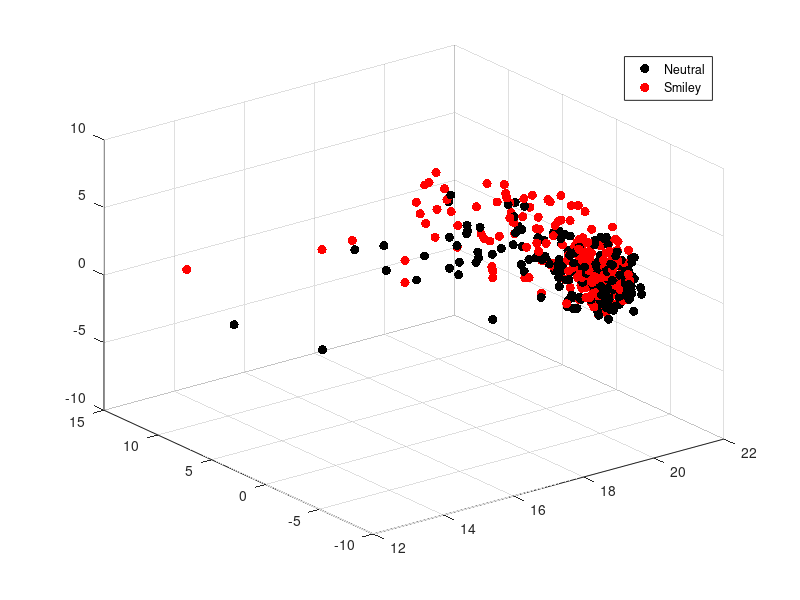
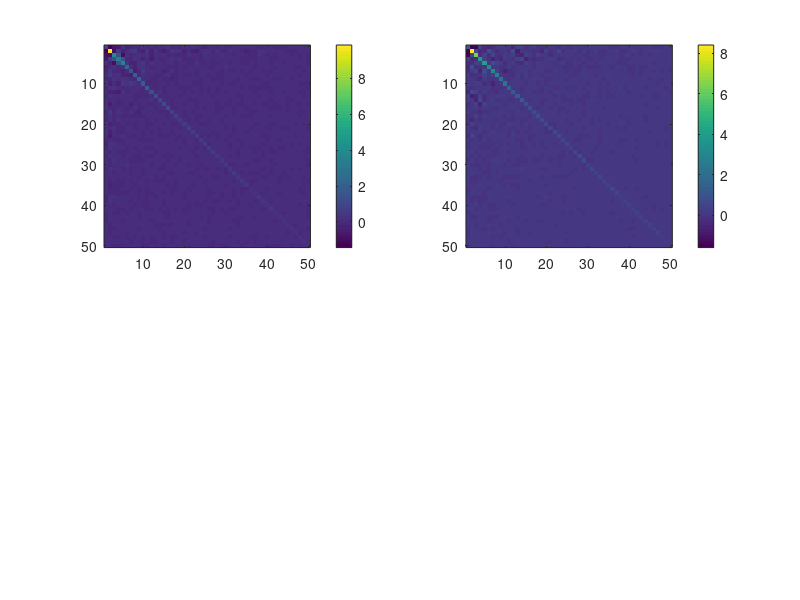
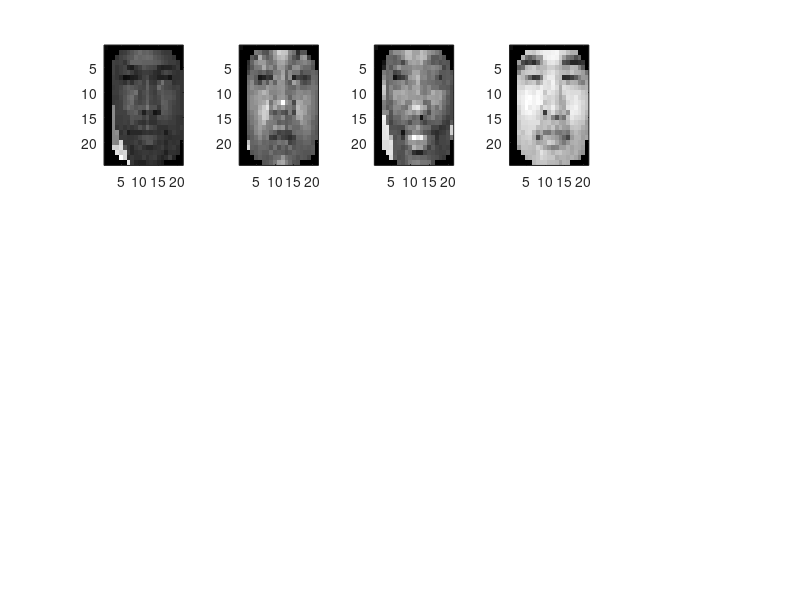
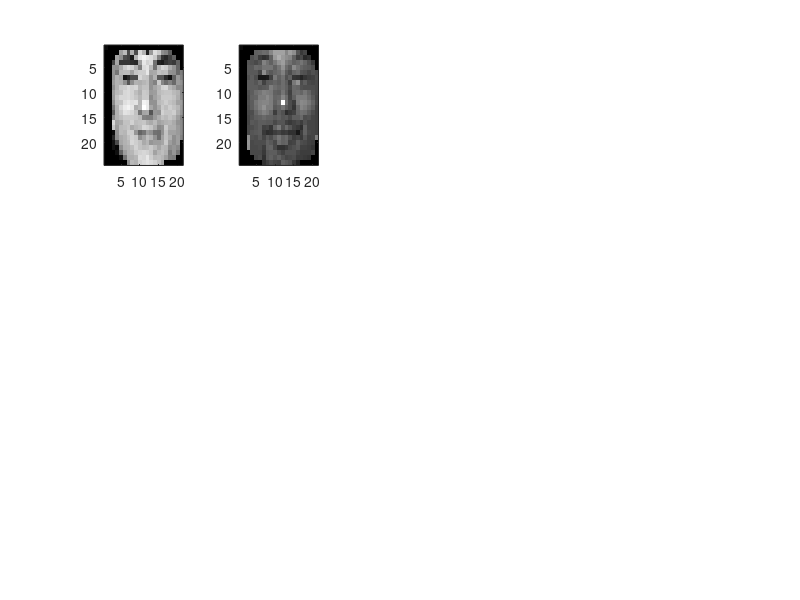

The MATLAB source for these figures, in order:
%% *Neutral faces _vs_ Smiling faces*
% *------------------------------------------------------------------------------------------------------------------------------------*
% Face Data
% *------------------------------------------------------------------------------------------------------------------------------------*

data = load('data.mat'); 
% extracting 'face' array from data. 200 subjects; 3 images per subject.
face = data.face; % 24x21x600
% splitting face array into three parts.
face_neutral = face(:,:,1:3:end); %starting from 1st image, picking every 3rd image % 24x21x200
face_exp = face(:,:,2:3:end); %starting from 2nd image, picking every 3rd image % 24x21x200
face_illum = face(:,:,3:3:end); %starting from 2nd image, picking every 3rd image % 24x21x200
% *------------------------------------------------------------------------------------------------------------------------------------*
% Pre-Processing
% *------------------------------------------------------------------------------------------------------------------------------------*
% 1. Reshaping both neutral and smiley/exp matrices from 24x21x200 to 200x504; 
% 
% then we combine them to create array C [400x504] for further processing.

% Two classes: Neutral o_o and Smiley :)
% First, we convert both 24x21x200 class matrices 
%       into 200x504 matrices (each image as a row vector)
[dr, dc, n] = size(face_neutral); % NOTE: same size as face_exp
C1 = zeros(n,dr*dc); % Class 1: Neutral
C2 = zeros(n,dr*dc); % Class 2: Smiley
for i = 1:n
    rvn = face_neutral(:,:,i);
    C1(i,:) = rvn(:)';         % rvn(:)' is the row vector form of each neutral image
    rvs = face_exp(:,:,i);
    C2(i,:) = rvs(:)';         % rvs(:)' is the row vector form of each smiley image
end
C = [C1;C2]; % 400x504 (first 200 rows are neutral and the next 200 rows are smiley) 
%% 
% 2. Performing *Principal Component Analysis* to reduce the number of dimensions 
% from 504 to nPCA dimensions
% 
% creating a projected array Y [400xnPCA] from C [400x504] 

% PCA
[U,Sig,V] = svd(C','econ');  % economy-size decomposition of C
nPCA = 50 % number of principal components
% project to nPCA-dimension space
Y = C*U(:,1:nPCA); % 400xnPCA (projected data)
%-----------------------------------------------------------------
% visualize Y in three dimensions (first three columns)
figure; hold on; grid;
% neutral faces
plot3(Y(1:n,1),Y(1:n,2),Y(1:n,3),'.','MarkerSize',20,'color','k'...
    ,'DisplayName','Neutral');
% smiling faces
plot3(Y(n+1:end,1),Y(n+1:end,2),Y(n+1:end,3),'.','MarkerSize',20,'color','r'...
    ,'DisplayName','Smiley');
view(3);
hold off;
legend('Location','northeast');
% *------------------------------------------------------------------------------------------------------------------------------------*
% Test/Train Split
% *------------------------------------------------------------------------------------------------------------------------------------*
% Total images: 400 || Class1: 200 & Class2: 200
% 
% Training-set to have first '*k*' rows from each class. Rest go into the testing-set.  
% 
% training-set size [2k by nPCA] ; testing-set size [2(n-k) by nPCA]  || where 
% 'n' is 200 (class size)

k = 175;    % split size; 'k' has to be between 0 and 200
fprintf('Split %d/%d for each class\n',k,n-k);
% training set (first k rows -> neutral | next k rows -> smiley)
Y_train = [Y(1:k,:);Y(n+1:n+k,:)];  % 2*k by nPCA
% testing set (first n-k rows -> neutral | next n-k rows -> smiley)
Y_test = [Y(k+1:n,:);Y(n+k+1:2*n,:)]; % 2*(n-k) by nPCA
% *------------------------------------------------------------------------------------------------------------------------------------*
% Classification
% *------------------------------------------------------------------------------------------------------------------------------------*
%% 
% *I.  Bayes' Classifier*
% 
% 1. Estimate the means for each class. || mu1 and mu2
% 
% Split the projected training data (Y_train) into Y1 and Y2, one for each class. 

Y1 = Y_train(1:k,:);    % training data of neutral class
Y2 = Y_train(k+1:end,:);  % training data of smiley class
mu1 = mean(Y1,1);   % column-mean of Y1
mu2 = mean(Y2,1);   % column-mean of Y2
% distance between the means
fprintf('distance between the means = %d\n', norm(mu1-mu2));
%% 
% 2. Estimate the covariance matrices for each class. || S1 and S2

Y1c = Y1-ones(k,1)*mu1;   % center the data for class 1
Y2c = Y2-ones(k,1)*mu2;   % center the data for class 2
S1 = (Y1c'*Y1c)/k;        % covariance matrix for class 1 
S2 = (Y2c'*Y2c)/k;        % covariance matrix for class 2
%--------------------------------------------------------------------
% visualizing the covariance matrices to compare them
% we see that the matrices look more or less similar but not identical
% The root of the highest value for neutral matrices is more than the
% root of the highest value of smiley faces.
figure; grid;
subplot(2,2,1); 
imagesc(S1);
colorbar;
subplot(2,2,2);
imagesc(S2);
colorbar;
%% 
% 3. Define discriminant function g(x) for N(mu1,S1) and N(mu2,S2)
% 
% Decision rule: If g(x)>0, decide neutral face; if g(x)<0, decide smiley face
% 
% Note: 'Equal Priors', i.e. P(w1) = P(w2), since [ #_of_neutral_faces = #_of_smiley_faces 
% = k ]

iS1 = inv(S1); % inverse of the covariance matrix
iS2 = inv(S2);
mu1 = mu1'; % row vector to column vector
mu2 = mu2'; 
w0 = 0.5*(log(det(S2)/det(S1))) - 0.5*(mu1'*iS1*mu1 - mu2'*iS2*mu2);
g = @(x)-0.5*x'*(iS1-iS2)*x + x'*(iS1*mu1 - iS2*mu2) + w0;
%% 
% 4. Classifying the test set 

% test data 1 (actual value: Neutral)
nLabel = zeros(n-k,1);      % predictions
Y3 = Y_test(1:n-k,:);       % First half rows [neutral]
for j = 1:(n-k)
    y = Y3(j,:)';
    nLabel(j) = sign(g(y));
end
iplus_tp = find(nLabel>0);  % predicted Neutral
iminus_fn = find(nLabel<0); % predicted Smiley
fprintf('Neutral faces: correctly classified = %d, misclassified = %d\n',...
         length(iplus_tp), length(iminus_fn));

% test data 2 (actual value: Smiley)
sLabel = zeros(n-k,1);      % predictions
Y4 = Y_test(n-k+1:end,:);   % Next half rows [smiley]
for j = 1:(n-k)
    y = Y4(j,:)';
    sLabel(j) = sign(g(y));
end
iplus_fp = find(sLabel>0);  % predicted Neutral
iminus_tn = find(sLabel<0); % predicted Smiley
fprintf('Smiley Faces: misclassified = %d, correctly classified = %d\n',...
         length(iplus_fp), length(iminus_tn));

accuracy = (length(iplus_tp) + length(iminus_tn))/size(Y_test,1);
fprintf('Accuracy = %f\n', accuracy);
%% 
% _Displaying the misclassfied images_

% Neutral faces misclassified as Smiley
iminus_fn;
figure;
colormap gray
for j = 1:15
    if(j<=length(iminus_fn))
        subplot(3,5,j);
        imagesc(face_neutral(:,:,k+iminus_fn(j))); 
    end
end
% Smiley faces misclassified as Neutral
iplus_fp;
figure;
colormap gray
for j = 1:15
    if(j<=length(iplus_fp))
        subplot(3,5,j);
        imagesc(face_exp(:,:,k+iplus_fp(j)));
    end
end
%% 
% *II.  k-NN Classifier*
% 
% nPCA dimensional space | Distance metric: Euclidean 
% 
% Each row in the training set is an example/instance. Each row in the test 
% set is an observation that needs to be classified.
% 
% 1. Finding Euclidean distance from each observation to each of the training 
% data example/instance. 

% Splitting the test data into two, based on their 'actual' labels.
Y3 = Y_test(1:n-k,:);       % First half rows [neutral]
Y4 = Y_test(n-k+1:end,:);   % Next half rows [smiley]
D1 = zeros(2*k,n-k);         
D2 = zeros(2*k,n-k);        
for i = 1:(n-k)
    % distance from each obs in Y3 to the training examples (total k distances for each obs) 
    D1(:,i) = sqrt(sum((Y_train-Y3(i,:)).*(Y_train-Y3(i,:)),2));
    % distance from each obs in Y4 to the training examples (total k distances for each obs)
    D2(:,i) = sqrt(sum((Y_train-Y4(i,:)).*(Y_train-Y4(i,:)),2));
end
D1;
D2;
%% 
% 2. Sorting the distances and and retrieving nearest neighbors. 
% 
% Labelling each obs in Y3 and Y4 accordingly.

kNN = 11; % number of nearest neighbors to be considered
fprintf('Number of nearest neighbors to be considered: %d\n',kNN)
label_N = zeros(n-k,1);
label_S = zeros(n-k,1);
for i = 1:(n-k)
    % neutral test cases 
    [dsort,isort] = sort(D1(:,i),'ascend');
    k_near_neigh = isort(1:kNN);                    
    neutral_neigh = find(k_near_neigh<(k+1));
    smiley_neigh = find(k_near_neigh>k);
    if (length(neutral_neigh)>length(smiley_neigh))
        label_N(i) = 1;         % if classified as Neutral
    else 
        i
        label_N(i) = -1;        % if classified as Smiley
    end
    % smiley test cases 
    [dsort,isort] = sort(D2(:,i),'ascend');
    k_near_neigh = isort(1:kNN);
    neutral_neigh = find(k_near_neigh<(k+1));
    smiley_neigh = find(k_near_neigh>k);
    if (length(neutral_neigh)<length(smiley_neigh))
        label_S(i) = 1;         % if classified as Smiley
    else 
        label_S(i) = -1;        % if classified as Neutral
    end
end
tp = length(find(label_N>0));   % correctly classified Neutral faces
fn = length(find(label_N<0));   % misclassified Neutral faces
tn = length(find(label_S>0));   % correctly classified Smiley faces
fp = length(find(label_S<0));   % misclassified Smiley faces
fprintf('Neutral faces: correctly classified = %d, misclassified = %d\n',tp,fn);
fprintf('Smiley Faces: misclassified = %d, correctly classified = %d\n',fp,tn);
accuracy = ((tp + tn)/size(Y_test,1));
fprintf('Accuracy = %f\n', accuracy);
%% 
% _Displaying the misclassfied images_

% Neutral faces misclassified as Smiley
idx_fn = find(label_N<0);
fn;
figure;
colormap gray
for j = 1:20
    if(j<=fn)
        subplot(4,5,j);
        imagesc(face_neutral(:,:,k+idx_fn(j))); 
    end
end
% Smiley faces misclassified as Neutral
idx_fp = find(label_S<0);
fp;
figure;
colormap gray
for j = 1:20
    if(j<=fp)
        subplot(4,5,j);
        imagesc(face_exp(:,:,k+idx_fp(j)));
    end
end
